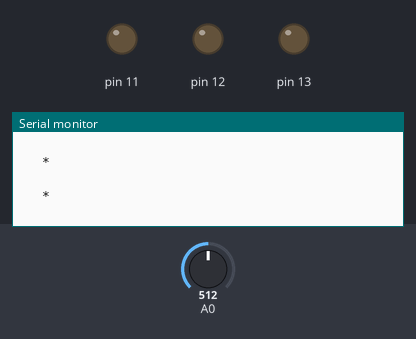
Recording of a sketch running on a simulated Arduino Uno, built with avr-gcc and run on an emulated ATmega328P. Parts: output pins drawn as LEDs (lit = HIGH), the last lines printed to the serial monitor. Inputs (shaded band) come from the test bench; at power-on: A0 = 512.

Above: at 1.2 s.
1.3 s: A0 set to 716
At 2.3 s:
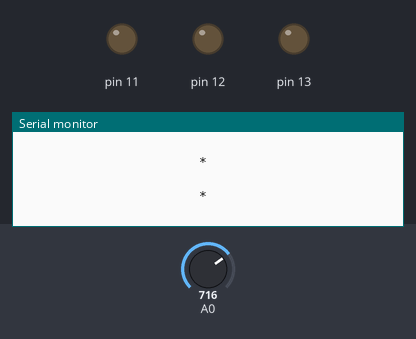
3.3 s: A0 set to 900
At 3.53 s:
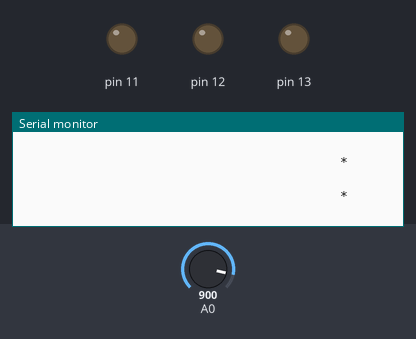

Measured:
- after the input at 1.3 s, the serial monitor: prints a new line after 0.08 s (image 1)
- after the input at 3.3 s, the serial monitor: prints a new line after 0.13 s (image 2)

The sketch:

protoGame.ino
```cpp
float pot;
float volt;

void setup() {
  Serial.begin(9600);
  pinMode(13, OUTPUT);
  pinMode(12, OUTPUT);
  pinMode(11, OUTPUT);
}

void loop() {
  pot = analogRead(A0);

  volt = map(pot, 0, 1022, 0, 100);

  for(int i = 0; i < volt; i++) {
    Serial.print(" ");
  }

  Serial.println("*");

  // delay(100);
}
```
